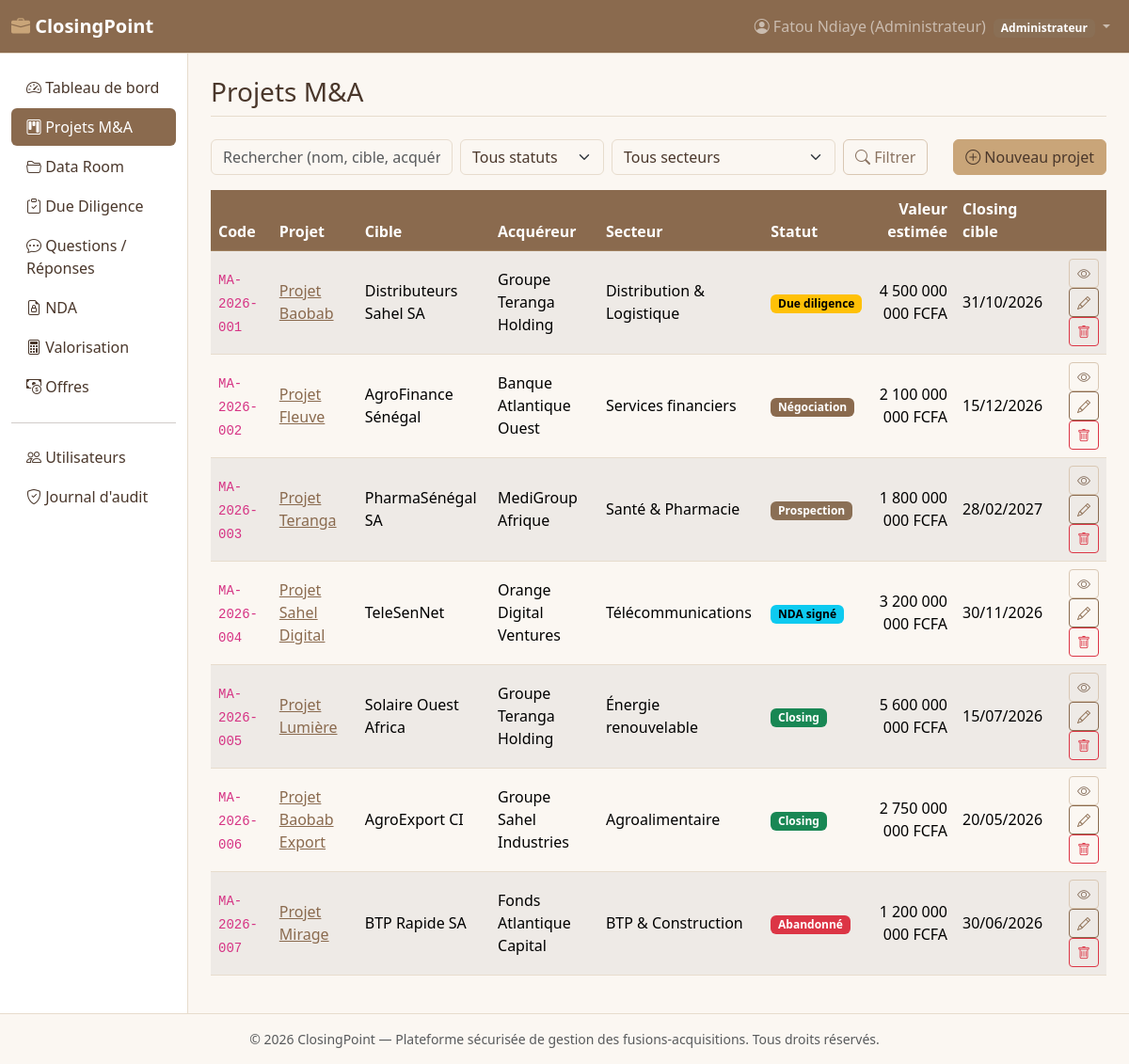
/modules/projects/list.php (signed in), run on an earlier commit of the app's database.
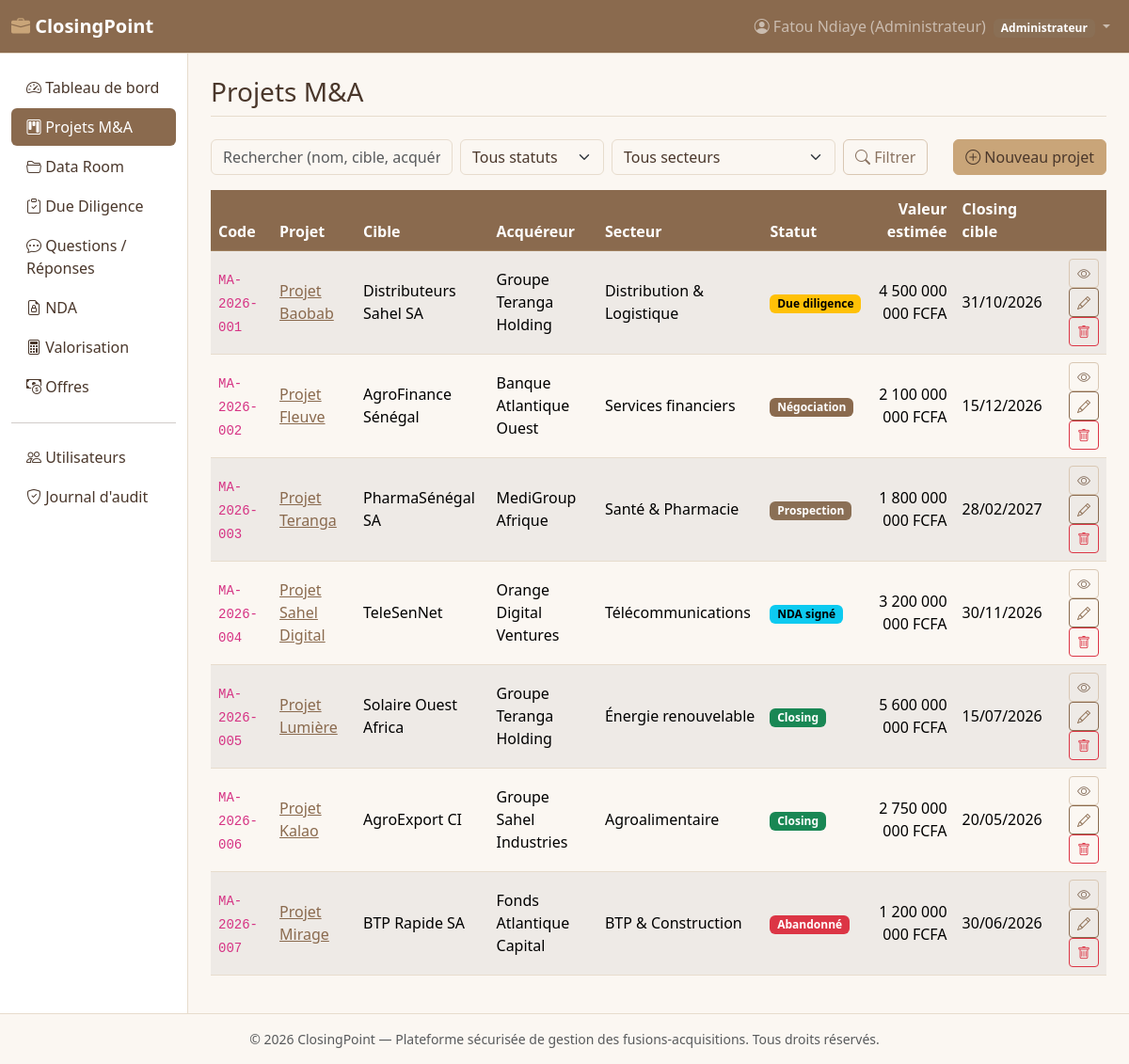
And on a later commit of the database.
### tables this page shows
CREATE TABLE ma_projects (
    id INT AUTO_INCREMENT PRIMARY KEY,
    code_projet VARCHAR(20) NOT NULL UNIQUE,
    nom_projet VARCHAR(180) NOT NULL,
    societe_cible VARCHAR(180) NOT NULL,
    societe_acquereur VARCHAR(180) NOT NULL,
    secteur VARCHAR(100) DEFAULT NULL,
    statut ENUM('prospection','nda_signe','due_diligence','negociation','closing','abandonne') NOT NULL DEFAULT 'prospection',
    valeur_estimee DECIMAL(18,2) DEFAULT NULL,
    devise VARCHAR(10) NOT NULL DEFAULT 'FCFA',
    date_debut DATE DEFAULT NULL,
    date_cible_closing DATE DEFAULT NULL,
    description TEXT,
    created_by INT NOT NULL,
    created_at DATETIME NOT NULL DEFAULT CURRENT_TIMESTAMP,
    updated_at DATETIME NOT NULL DEFAULT CURRENT_TIMESTAMP ON UPDATE CURRENT_TIMESTAMP,
    CONSTRAINT fk_proj_creator FOREIGN KEY (created_by) REFERENCES users(id) ON DELETE RESTRICT
);

### includes/security.php (called while the page is built, shortened)
<?php
function e(?string $value): string
{
    return htmlspecialchars($value ?? '', ENT_QUOTES, 'UTF-8');
}
function currentUser(): ?array
{
    return $_SESSION['user'] ?? null;
}

### modules/projects/list.php (the view, shortened to what this page needs)
<?php
require_once __DIR__ . '/../../includes/bootstrap.php';
$search = trim($_GET['q'] ?? '');
$where = [];
$params = [];
$whereSql = $where ? ('WHERE ' . implode(' AND ', $where)) : '';
$countStmt = $pdo->prepare("SELECT COUNT(*) FROM ma_projects $whereSql");
$countStmt->execute($params);
$total = (int)$countStmt->fetchColumn();
$pageInfo = paginate($total);
$stmt = $pdo->prepare(
    "SELECT * FROM ma_projects $whereSql ORDER BY created_at DESC LIMIT :limit OFFSET :offset"
);
$stmt->bindValue(':limit', $pageInfo['perPage'], PDO::PARAM_INT);
$stmt->bindValue(':offset', $pageInfo['offset'], PDO::PARAM_INT);
$stmt->execute();
$projects = $stmt->fetchAll();
require __DIR__ . '/../../includes/header.php';
?>
<div class="d-flex justify-content-between align-items-center mb-3">
  <form class="row g-2" method="get">
    <div class="col-auto">
      <input type="text" name="q" class="form-control" placeholder="Rechercher (nom, cible, acquéreur, code)..." value="<?= e($search) ?>">
    </div>
    <div class="col-auto">
      <select name="statut" class="form-select">
        <option value="">Tous statuts</option>
      </select>
    </div>
    <div class="col-auto">
      <select name="secteur" class="form-select">
        <option value="">Tous secteurs</option>
      </select>
    </div>
    <div class="col-auto">
      <button class="btn btn-outline-secondary" type="submit"><i class="bi bi-search"></i> Filtrer</button>
    </div>
  </form>
  <?php if (in_array($user['role'], ['admin', 'conseiller'], true)): ?>
    <a href="add.php" class="btn btn-primary"><i class="bi bi-plus-circle"></i> Nouveau projet</a>
  <?php endif; ?>
</div>
<div class="table-responsive">
<table class="table table-striped table-hover align-middle">
  <thead class="table-dark">
    <tr>
      <th>Code</th><th>Projet</th><th>Cible</th><th>Acquéreur</th><th>Secteur</th>
      <th>Statut</th><th class="text-end">Valeur estimée</th><th>Closing cible</th><th></th>
    </tr>
  </thead>
  <tbody>
    <?php foreach ($projects as $p): ?>
      <tr>
        <td><code><?= e($p['code_projet']) ?></code></td>
        <td><a href="view.php?id=<?= (int)$p['id'] ?>"><?= e($p['nom_projet']) ?></a></td>
        <td><?= e($p['societe_cible']) ?></td>
        <td><?= e($p['societe_acquereur']) ?></td>
        <td><?= e($p['secteur']) ?></td>
        <td><?= projectStatusBadge($p['statut']) ?></td>
        <td class="text-end"><?= formatMoney($p['valeur_estimee'], $p['devise']) ?></td>
        <td><?= formatDate($p['date_cible_closing']) ?></td>
        <td class="text-end">
          <a href="view.php?id=<?= (int)$p['id'] ?>" class="btn btn-sm btn-outline-secondary"><i class="bi bi-eye"></i></a>
          <?php if (in_array($user['role'], ['admin', 'conseiller'], true)): ?>
            <a href="edit.php?id=<?= (int)$p['id'] ?>" class="btn btn-sm btn-outline-primary"><i class="bi bi-pencil"></i></a>
          <?php endif; ?>
          <?php if ($user['role'] === 'admin'): ?>
            <form method="post" action="delete.php" class="d-inline" onsubmit="return confirm('Supprimer définitivement ce projet et toutes ses données liées (data room, due diligence, offres) ?');">
              <button type="submit" class="btn btn-sm btn-outline-danger"><i class="bi bi-trash"></i></button>
            </form>
          <?php endif; ?>
        </td>
      </tr>
    <?php endforeach; ?>
  </tbody>
</table>
</div>
<?php require __DIR__ . '/../../includes/footer.php'; ?>

### includes/functions.php (shortened to what this page needs)
<?php
function formatMoney($amount, string $devise = 'FCFA'): string
{
    return number_format((float)$amount, 0, ',', ' ') . ' ' . $devise;
}
function formatDate(?string $date, string $fmt = 'd/m/Y'): string
{
    $ts = strtotime($date);
    return $ts ? date($fmt, $ts) : '—';
}
function projectStatusBadge(string $statut): string
{
    $map = [
        'prospection'    => ['secondary', 'Prospection'],
        'nda_signe'      => ['info', 'NDA signé'],
        'due_diligence'  => ['warning', 'Due diligence'],
        'negociation'    => ['primary', 'Négociation'],
        'closing'        => ['success', 'Closing'],
        'abandonne'      => ['danger', 'Abandonné'],
    ];
    [$class, $label] = $map[$statut] ?? ['secondary', $statut];
    return '<span class="badge text-bg-' . $class . '">' . e($label) . '</span>';
}

What changed in the data, as far as the page shows it:
changed ma_projects "AgroExport CI": nom_projet "Projet Baobab Export" → "Projet Kalao"
